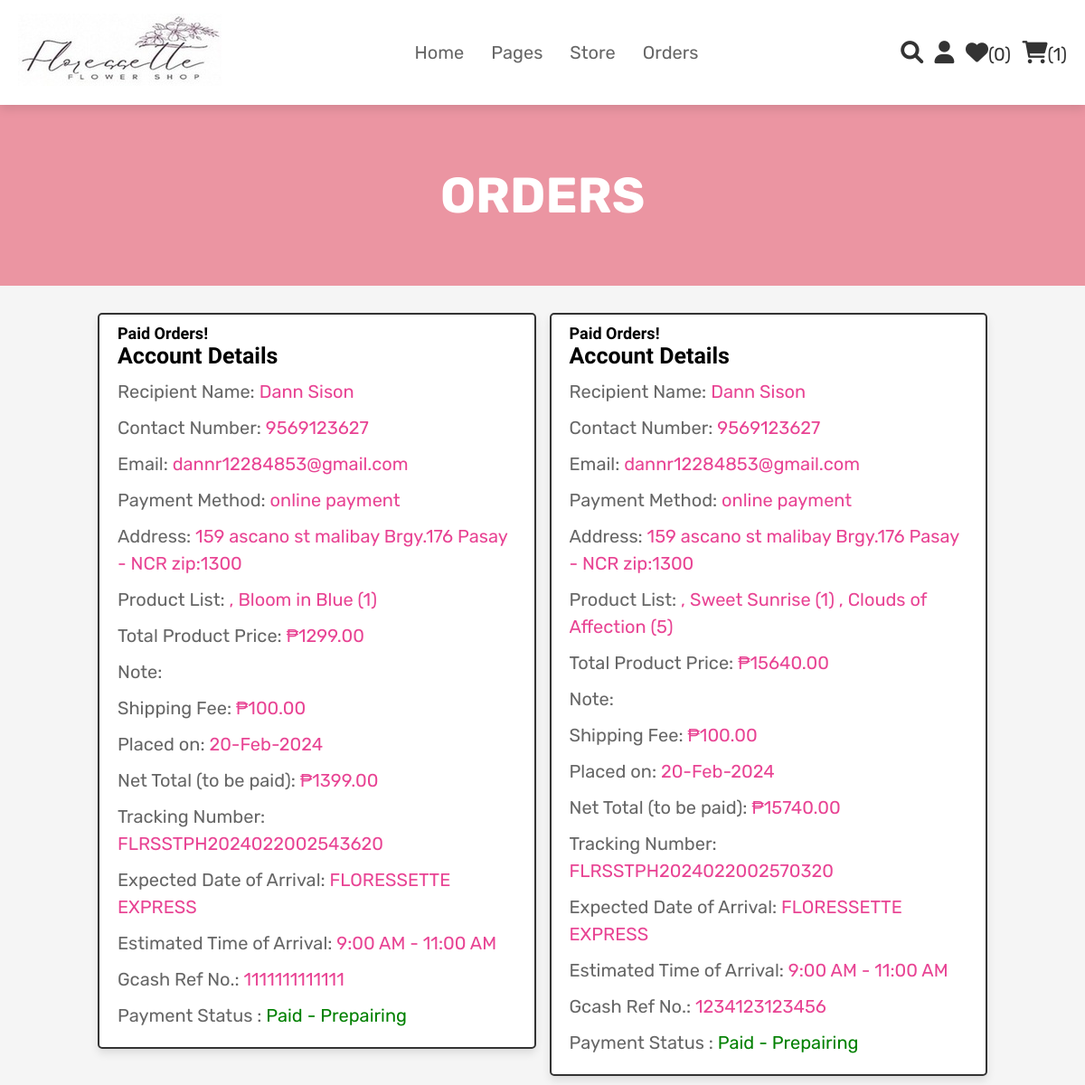
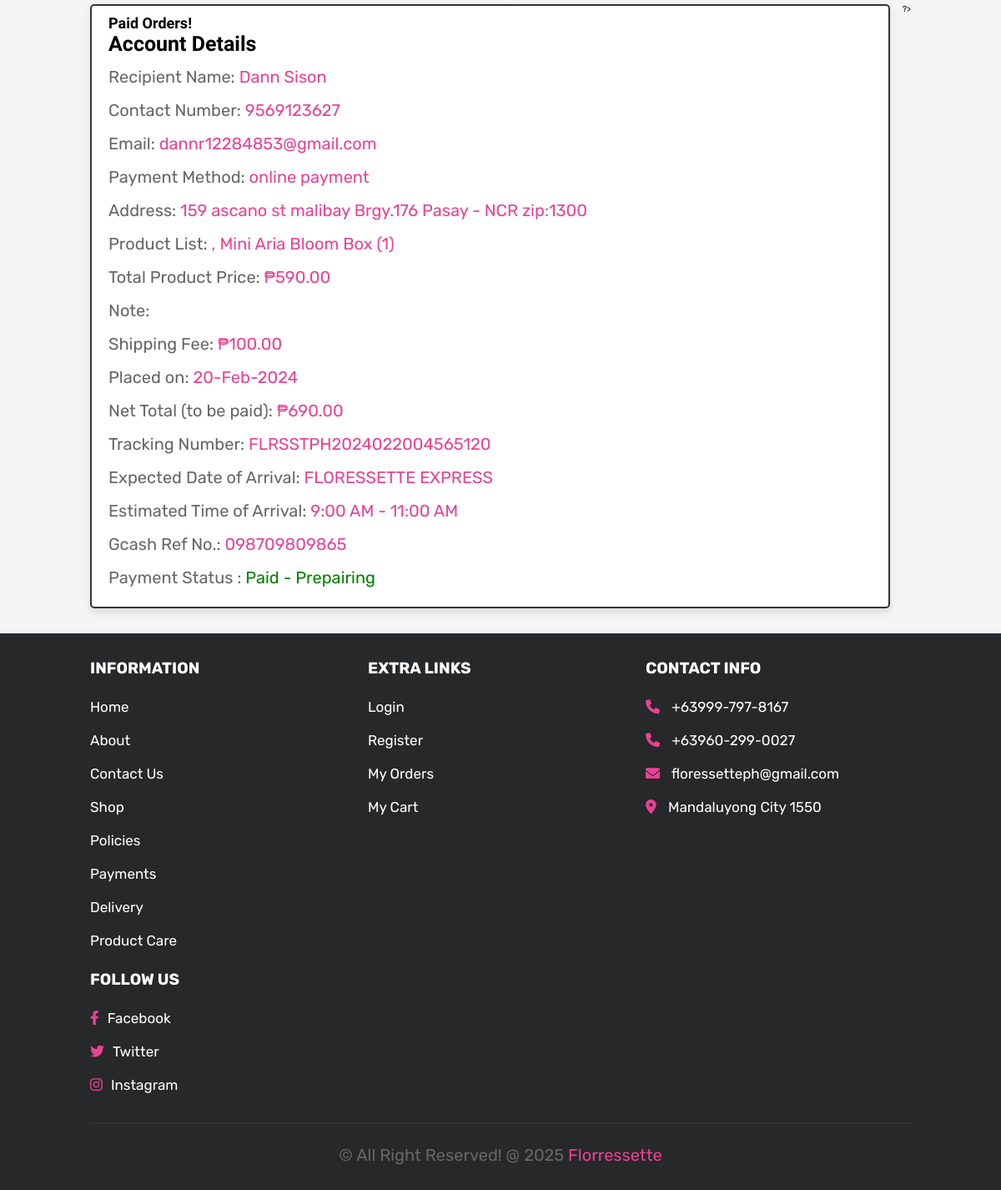
Page /paid_order.php (signed in) on the committed database (2 pictures, top to bottom).
### tables this page shows
CREATE TABLE `online_payment` (
  `id` int(100) NOT NULL,
  `user_id` int(100) NOT NULL,
  `name` varchar(100) NOT NULL,
  `contact_number` varchar(11) NOT NULL,
  `email` varchar(100) NOT NULL,
  `method` varchar(50) NOT NULL,
  `address` varchar(100) NOT NULL,
  `total_products` varchar(100) NOT NULL,
  `total_price` int(50) NOT NULL,
  `note` varchar(255) NOT NULL,
  `delivery_charges` int(50) NOT NULL,
  `placed_on` varchar(100) NOT NULL,
  `time` time NOT NULL,
  `tracking_number` varchar(100) NOT NULL,
  `delivery_date` varchar(255) NOT NULL,
  `delivery_time` varchar(255) NOT NULL,
  `reference_number` varchar(20) NOT NULL,
  `order_type` varchar(50) NOT NULL,
  `payment_status` varchar(100) NOT NULL DEFAULT 'Paid - Prepairing'
);

### paid_order.php (the view, shortened to what this page needs)
<?php
@include 'config.php';
$user_id = $_SESSION['user_id'];
?>
<!DOCTYPE html>
<html lang="en">
<head>
   <link rel="stylesheet" href="https://cdnjs.cloudflare.com/ajax/libs/font-awesome/6.0.0/css/all.min.css">
   <link rel="stylesheet" href="css/style.css">
</head>
<body>
<?php @include 'header.php'; ?>
<section class="heading">
    <h3>orders</h3>
</section>
<section class="placed-orders">
       <div class="box-container">
    <?php
            $select_online_paid_orders = mysqli_query($conn, "SELECT * FROM `online_payment` WHERE user_id = '$user_id'") or die('Query failed');
            if (mysqli_num_rows($select_online_paid_orders) > 0) {
                while ($fetch_online_paid_orders = mysqli_fetch_assoc($select_online_paid_orders)) {
            ?>
                    <div class="box">
                        <h1>Paid Orders!</h1>
                        <h4>Account Details</h4>
                        <p>Recipient Name: <span><?php echo $fetch_online_paid_orders['name']; ?></span></p>
                        <p>Contact Number: <span><?php echo $fetch_online_paid_orders['contact_number']; ?></span></p>
                        <p>Email: <span><?php echo $fetch_online_paid_orders['email']; ?></span></p>
                        <p>Payment Method: <span><?php echo $fetch_online_paid_orders['method']; ?></span></p>
                        <p>Address: <span><?php echo $fetch_online_paid_orders['address']; ?></span></p>
                        <p>Product List: <span><?php echo $fetch_online_paid_orders['total_products']; ?></span></p>
                        <p>Total Product Price: <span>₱<?php echo $fetch_online_paid_orders['total_price']; ?>.00</span></p>
                        <p>Note: <span><?php echo $fetch_online_paid_orders['note']; ?></span></p>
                        <p>Shipping Fee: <span>₱<?php echo $fetch_online_paid_orders['delivery_charges']; ?>.00</span></p>
                        <p>Placed on: <span><?php echo $fetch_online_paid_orders['placed_on']; ?></span></p>
                        <?php $total_price_with_delivery = $fetch_online_paid_orders['delivery_charges'] + $fetch_online_paid_orders['total_price']; ?>
                        <p>Net Total (to be paid): <span>₱<?php echo $total_price_with_delivery; ?>.00</span></p>
                        <p>Tracking Number: <span><?php echo $fetch_online_paid_orders['tracking_number']; ?></span></p>
                        <p>Expected Date of Arrival: <span><?php echo $fetch_online_paid_orders['delivery_date']; ?></span></p>
                        <p>Estimated Time of Arrival: <span><?php echo $fetch_online_paid_orders['delivery_time']; ?></span></p>
                        <p>Gcash Ref No.: <span><?php echo $fetch_online_paid_orders['reference_number']; ?></span></p>
                        <p>Payment Status : <span style="color:<?php if($fetch_online_paid_orders['payment_status'] == 'Pending'){echo 'red'; }else{echo 'green';} ?>"><?php echo $fetch_online_paid_orders['payment_status']; ?></span> </p>
                    </div>
            <?php
                }
            } else {
                echo '<p class="empty">No orders placed yet!</p>';
            }
            ?>
            ?>
        </div>
</section>
<?php @include 'footer.php'; ?>
</body>
</html>

### css/style.css (style rules this page uses)
:root { --pink:#e84393; --red:#c0392b; --orange:#f39c12; --black:#333; --white:#fff; --light-color:#666; --light-white:#ccc; --light-bg:#f5f5f5; --border:.2rem solid var(--black); --box-shadow:0 .5rem 1rem rgba(0,0,0,.1); }
* { font-family: 'Rubik', sans-serif; margin:0; padding:0; box-sizing: border-box; outline: none; border:none; text-decoration: none; transition:all .2s linear; }
html { font-size: 62.5%; overflow-x: hidden; scroll-behavior: smooth; scroll-padding-top: 6.5rem; }
body { background: var(--light-bg); }
section { padding:3rem 9%; }
.heading { display: flex; flex-flow: column; align-items: center; justify-content: center; gap:1rem; background-color: rgb(235, 149, 162); text-align: center; min-height: 25vh; }
.heading h3 { font-size: 5.5rem; color:var(--white); text-transform: uppercase; }
.placed-orders .box-container { max-width: 1200px; margin:0 auto; display: flex; flex-wrap: wrap; gap:1.5rem; align-items: flex-start; }
.placed-orders .box-container .box { background-color: var(--white); padding:1rem 2rem; border:var(--border); box-shadow: var(--box-shadow); flex:1 1 40rem; border-radius: .5rem; }
.placed-orders .box-container .box p { margin: 1rem 0; font-size: 2rem; line-height: 1.5; color:var(--light-color); }
.placed-orders .box-container .box h1 { font-size: 18px; font-family: 'Yanone Kaffeesatz', sans-serif; }
.placed-orders .box-container .box h4 { font-size: 25px; font-family: 'Yanone Kaffeesatz', sans-serif; }
.placed-orders .box-container .box p span { color:var(--pink); }

### rows in the picture
online_payment: name "Dann Sison", contact_number "9569123627", email "dannr12284853@gmail.com", method "online payment", address "159 ascano st malibay Brgy.176 Pasay - NCR zip:1300", total_products ", Bloom in Blue (1)", total_price "1299", delivery_charges "100", placed_on "20-Feb-2024", total_price_with_delivery "1399", tracking_number "FLRSSTPH2024022002543620", delivery_date "FLORESSETTE EXPRESS", delivery_time "9:00 AM - 11:00 AM", reference_number "1111111111111", payment_status "Paid - Prepairing"
online_payment: name "Dann Sison", contact_number "9569123627", email "dannr12284853@gmail.com", method "online payment", address "159 ascano st malibay Brgy.176 Pasay - NCR zip:1300", total_products ", Sweet Sunrise (1) , Clouds of Affection (5)", total_price "15640", delivery_charges "100", placed_on "20-Feb-2024", total_price_with_delivery "15740", tracking_number "FLRSSTPH2024022002570320", delivery_date "FLORESSETTE EXPRESS", delivery_time "9:00 AM - 11:00 AM", reference_number "1234123123456", payment_status "Paid - Prepairing"
online_payment: name "Dann Sison", contact_number "9569123627", email "dannr12284853@gmail.com", method "online payment", address "159 ascano st malibay Brgy.176 Pasay - NCR zip:1300", total_products ", Mini Aria Bloom Box (1)", total_price "590", delivery_charges "100", placed_on "20-Feb-2024", total_price_with_delivery "690", tracking_number "FLRSSTPH2024022004565120", delivery_date "FLORESSETTE EXPRESS", delivery_time "9:00 AM - 11:00 AM", reference_number "098709809865", payment_status "Paid - Prepairing"

### other values in the picture
$wishlist_num_rows "0"
$cart_num_rows "1"
